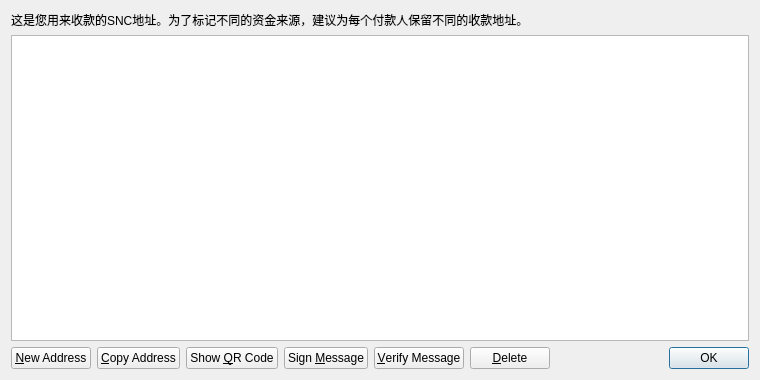
<?xml version="1.0" encoding="UTF-8"?>
<ui version="4.0">
 <class>AddressBookPage</class>
 <widget class="QWidget" name="AddressBookPage">
  <property name="geometry">
   <rect>
    <x>0</x>
    <y>0</y>
    <width>760</width>
    <height>380</height>
   </rect>
  </property>
  <property name="windowTitle">
   <string>Address Book</string>
  </property>
  <layout class="QVBoxLayout" name="verticalLayout">
   <item>
    <widget class="QLabel" name="labelExplanation">
     <property name="text">
      <string>这是您用来收款的SNC地址。为了标记不同的资金来源，建议为每个付款人保留不同的收款地址。</string>
     </property>
     <property name="textFormat">
      <enum>Qt::PlainText</enum>
     </property>
     <property name="wordWrap">
      <bool>true</bool>
     </property>
    </widget>
   </item>
   <item>
    <widget class="QTableView" name="tableView">
     <property name="contextMenuPolicy">
      <enum>Qt::CustomContextMenu</enum>
     </property>
     <property name="toolTip">
      <string>Double-click to edit address or label</string>
     </property>
     <property name="tabKeyNavigation">
      <bool>false</bool>
     </property>
     <property name="alternatingRowColors">
      <bool>true</bool>
     </property>
     <property name="selectionMode">
      <enum>QAbstractItemView::SingleSelection</enum>
     </property>
     <property name="selectionBehavior">
      <enum>QAbstractItemView::SelectRows</enum>
     </property>
     <property name="sortingEnabled">
      <bool>true</bool>
     </property>
     <attribute name="verticalHeaderVisible">
      <bool>false</bool>
     </attribute>
    </widget>
   </item>
   <item>
    <layout class="QHBoxLayout" name="horizontalLayout">
     <item>
      <widget class="QPushButton" name="newAddressButton">
       <property name="toolTip">
        <string>Create a new address</string>
       </property>
       <property name="text">
        <string>&amp;New Address</string>
       </property>
       <property name="icon">
        <iconset resource="../bitcoin.qrc">
         <normaloff>:/icons/add</normaloff>:/icons/add</iconset>
       </property>
      </widget>
     </item>
     <item>
      <widget class="QPushButton" name="copyToClipboard">
       <property name="toolTip">
        <string>Copy the currently selected address to the system clipboard</string>
       </property>
       <property name="text">
        <string>&amp;Copy Address</string>
       </property>
       <property name="icon">
        <iconset resource="../bitcoin.qrc">
         <normaloff>:/icons/editcopy</normaloff>:/icons/editcopy</iconset>
       </property>
      </widget>
     </item>
     <item>
      <widget class="QPushButton" name="showQRCode">
       <property name="text">
        <string>Show &amp;QR Code</string>
       </property>
       <property name="icon">
        <iconset resource="../bitcoin.qrc">
         <normaloff>:/icons/qrcode</normaloff>:/icons/qrcode</iconset>
       </property>
      </widget>
     </item>
     <item>
      <widget class="QPushButton" name="signMessage">
       <property name="toolTip">
        <string>Sign a message to prove you own a SNC address</string>
       </property>
       <property name="text">
        <string>Sign &amp;Message</string>
       </property>
       <property name="icon">
        <iconset resource="../bitcoin.qrc">
         <normaloff>:/icons/edit</normaloff>:/icons/edit</iconset>
       </property>
      </widget>
     </item>
     <item>
      <widget class="QPushButton" name="verifyMessage">
       <property name="toolTip">
        <string>Verify a message to ensure it was signed with a specified SNC address</string>
       </property>
       <property name="text">
        <string>&amp;Verify Message</string>
       </property>
       <property name="icon">
        <iconset resource="../bitcoin.qrc">
         <normaloff>:/icons/transaction_0</normaloff>:/icons/transaction_0</iconset>
       </property>
      </widget>
     </item>
     <item>
      <widget class="QPushButton" name="deleteButton">
       <property name="toolTip">
        <string>Delete the currently selected address from the list</string>
       </property>
       <property name="text">
        <string>&amp;Delete</string>
       </property>
       <property name="icon">
        <iconset resource="../bitcoin.qrc">
         <normaloff>:/icons/remove</normaloff>:/icons/remove</iconset>
       </property>
      </widget>
     </item>
     <item>
      <spacer name="horizontalSpacer">
       <property name="orientation">
        <enum>Qt::Horizontal</enum>
       </property>
       <property name="sizeHint" stdset="0">
        <size>
         <width>40</width>
         <height>20</height>
        </size>
       </property>
      </spacer>
     </item>
     <item>
      <widget class="QDialogButtonBox" name="buttonBox">
       <property name="sizePolicy">
        <sizepolicy hsizetype="Maximum" vsizetype="Fixed">
         <horstretch>0</horstretch>
         <verstretch>0</verstretch>
        </sizepolicy>
       </property>
       <property name="standardButtons">
        <set>QDialogButtonBox::Ok</set>
       </property>
      </widget>
     </item>
    </layout>
   </item>
  </layout>
 </widget>
 <resources>
  <include location="../bitcoin.qrc"/>
 </resources>
 <connections/>
</ui>
